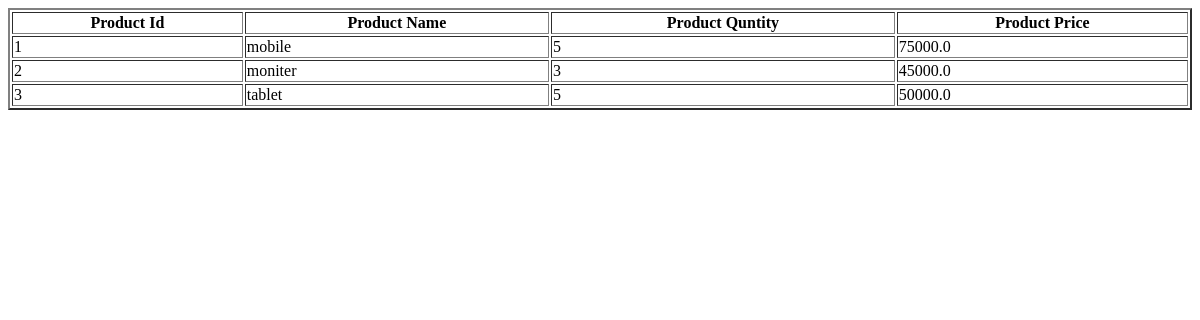
Before: /prod_list/ with the older database file.
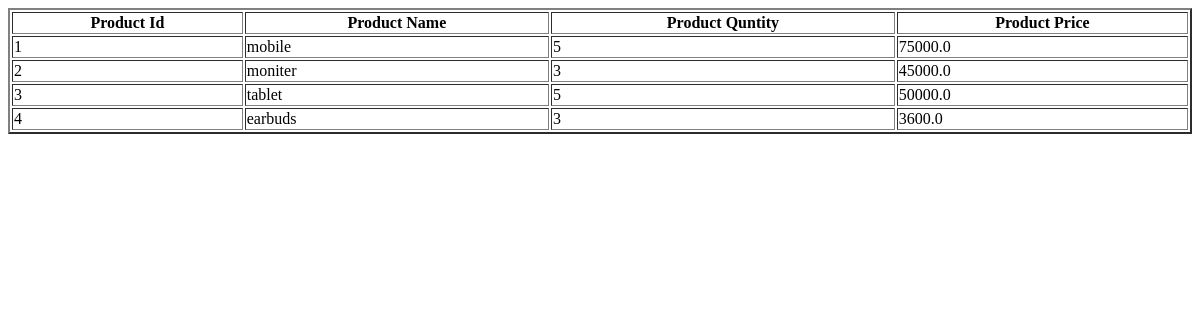
After: the same page with the newer database file.
### app/models.py (models this page shows)
class Product(models.Model):
    prodID=models.BigAutoField(primary_key=True)
    pname=models.CharField(max_length=20)
    qty=models.IntegerField()
    price=models.FloatField()

### app/views.py (the view)
# urls.py: path('prod_list/',ListProduct.as_view())
class ListProduct(ListView):
    model=Product
    template_name="all_product_temp.html"
    context_object_name="prod"

### app/templates/app/all_product_temp.html (shortened to what this page needs)
<!DOCTYPE html>
<html lang="en">
<head>
</head>
<body>
    <table border="2" width="100%">
        <tr>
            <th>Product Id</th>
            <th>Product Name</th>
            <th>Product Quntity</th>
            <th>Product Price</th>
        </tr>
        {% for p in prod %}
        <tr>
            <td>{{p.prodID}}</td>
            <td>{{p.pname}}</td>
            <td>{{p.qty}}</td>
            <td>{{p.price}}</td>
        </tr>
        {%endfor%}
    </table>
</body>
</html>

Changed rows visible on the page:
added Product: prodID "4", pname "earbuds", qty "3", price "3600.0"
